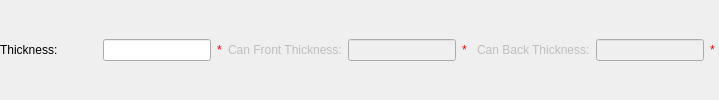
              <widget class="QWidget" name="absp_page_Flat">
               <layout class="QVBoxLayout" name="verticalLayout_4">
                <property name="margin">
                 <number>0</number>
                </property>
                <item>
                 <layout class="QGridLayout" name="gridLayout_5_thickness" columnminimumwidth="97,0,0,0,0,0,0,0,0">
                  <item row="0" column="2">
                   <widget class="QLabel" name="absp_valts">
                    <property name="styleSheet">
                     <string notr="true">color: rgb(255, 0, 0);</string>
                    </property>
                    <property name="text">
                     <string>*</string>
                    </property>
                   </widget>
                  </item>
                  <item row="0" column="5">
                   <widget class="QLabel" name="absp_valtc1">
                    <property name="enabled">
                     <bool>false</bool>
                    </property>
                    <property name="minimumSize">
                     <size>
                      <width>9</width>
                      <height>24</height>
                     </size>
                    </property>
                    <property name="styleSheet">
                     <string notr="true">color: rgb(255, 0, 0);</string>
                    </property>
                    <property name="text">
                     <string>*</string>
                    </property>
                   </widget>
                  </item>
                  <item row="0" column="8">
                   <widget class="QLabel" name="absp_valtc2">
                    <property name="enabled">
                     <bool>false</bool>
                    </property>
                    <property name="minimumSize">
                     <size>
                      <width>9</width>
                      <height>24</height>
                     </size>
                    </property>
                    <property name="styleSheet">
                     <string notr="true">color: rgb(255, 0, 0);</string>
                    </property>
                    <property name="text">
                     <string>*</string>
                    </property>
                   </widget>
                  </item>
                  <item row="0" column="7">
                   <widget class="QLineEdit" name="absp_letc2">
                    <property name="enabled">
                     <bool>false</bool>
                    </property>
                    <property name="sizePolicy">
                     <sizepolicy hsizetype="Preferred" vsizetype="Fixed">
                      <horstretch>0</horstretch>
                      <verstretch>0</verstretch>
                     </sizepolicy>
                    </property>
                    <property name="text">
                     <string/>
                    </property>
                   </widget>
                  </item>
                  <item row="0" column="6">
                   <widget class="QLabel" name="absp_lbtc2">
                    <property name="enabled">
                     <bool>false</bool>
                    </property>
                    <property name="text">
                     <string>Can Back Thickness:</string>
                    </property>
                   </widget>
                  </item>
                  <item row="0" column="3">
                   <widget class="QLabel" name="absp_lbtc1">
                    <property name="enabled">
                     <bool>false</bool>
                    </property>
                    <property name="text">
                     <string>Can Front Thickness:</string>
                    </property>
                   </widget>
                  </item>
                  <item row="0" column="0">
                   <widget class="QLabel" name="absp_lbts">
                    <property name="text">
                     <string>Thickness:</string>
                    </property>
                   </widget>
                  </item>
                  <item row="0" column="4">
                   <widget class="QLineEdit" name="absp_letc1">
                    <property name="enabled">
                     <bool>false</bool>
                    </property>
                    <property name="sizePolicy">
                     <sizepolicy hsizetype="Preferred" vsizetype="Fixed">
                      <horstretch>0</horstretch>
                      <verstretch>0</verstretch>
                     </sizepolicy>
                    </property>
                    <property name="text">
                     <string/>
                    </property>
                   </widget>
                  </item>
                  <item row="0" column="1">
                   <widget class="QLineEdit" name="absp_lets">
                    <property name="sizePolicy">
                     <sizepolicy hsizetype="Preferred" vsizetype="Fixed">
                      <horstretch>0</horstretch>
                      <verstretch>0</verstretch>
                     </sizepolicy>
                    </property>
                    <property name="text">
                     <string/>
                    </property>
                   </widget>
                  </item>
                 </layout>
                </item>
               </layout>
              </widget>
